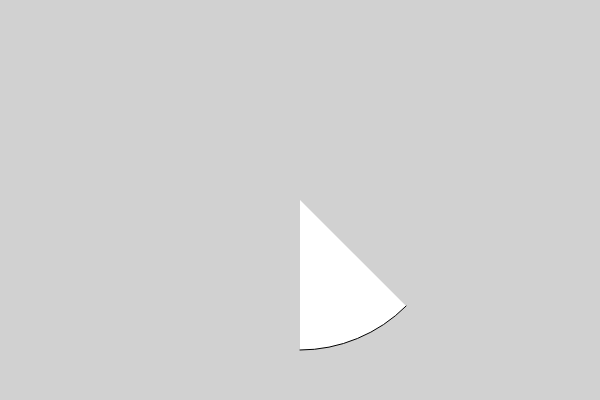
Frame 1 (no input)
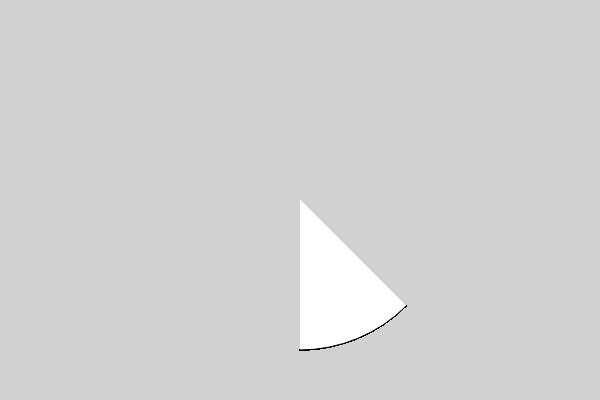
Frame 60 (no input)
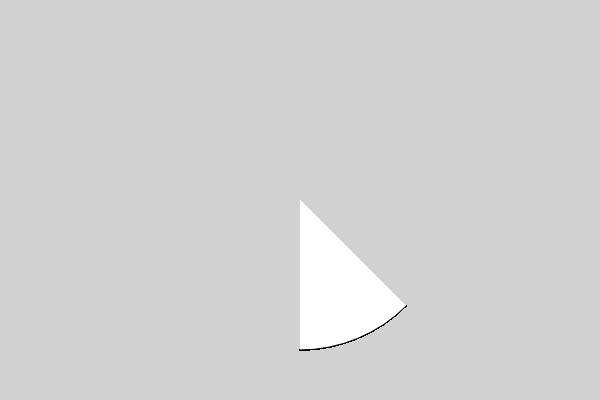
Frame 120 (the mouse pressed at the canvas centre since frame 60)

The p5.js sketch that drew these frames (run headless with seeded random() and noise() and a simulated clock; from frame 60 on, the mouse is pressed at the canvas centre):

// p5.js sketch
// ── sketch.js
function setup() {
    createCanvas( 600, 400 );
    background( '#d1d1d1' );
}

function draw() {
    arc( 300, 200, 300, 300, QUARTER_PI, HALF_PI );
}
